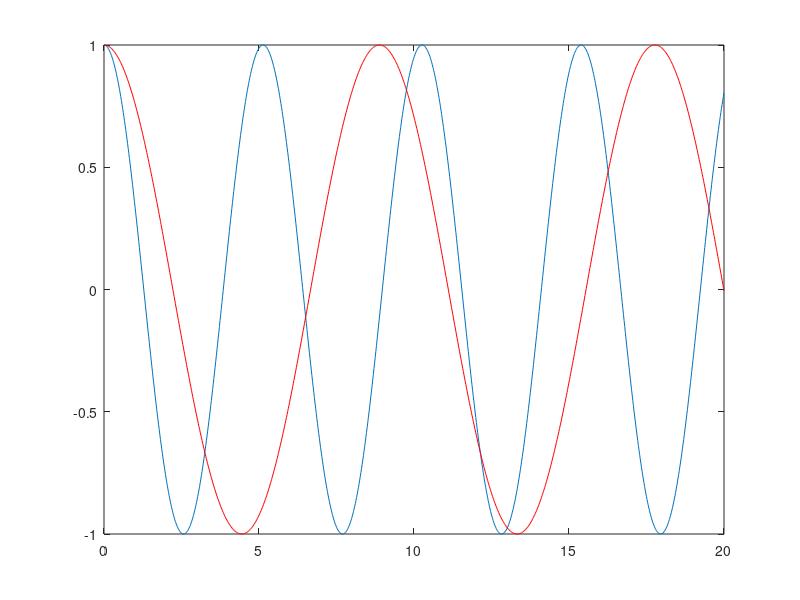
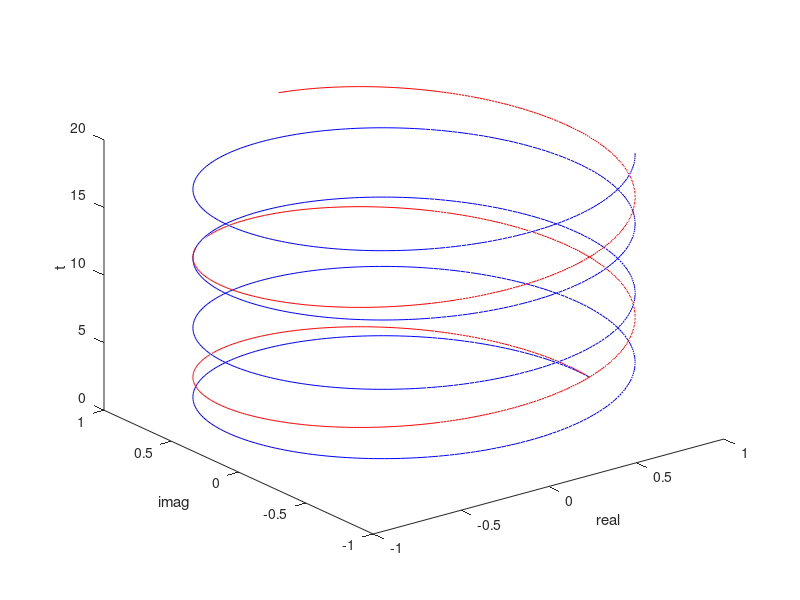
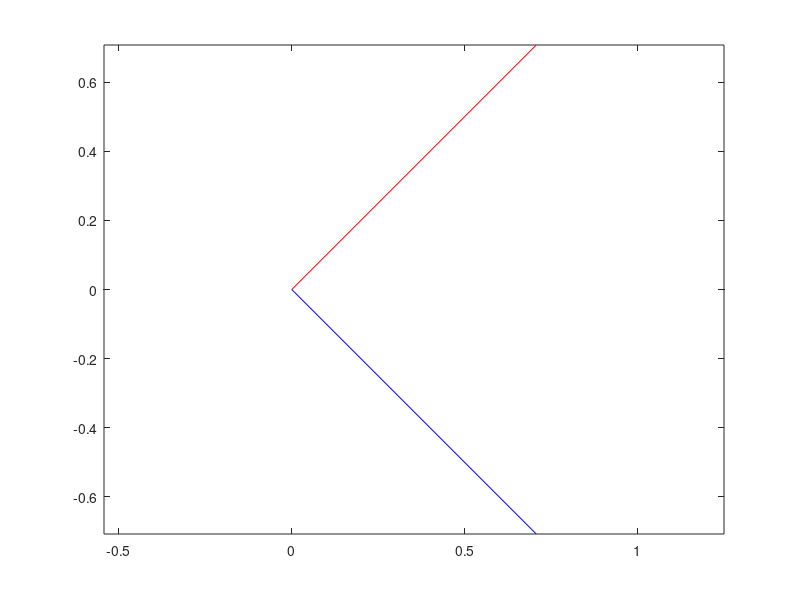
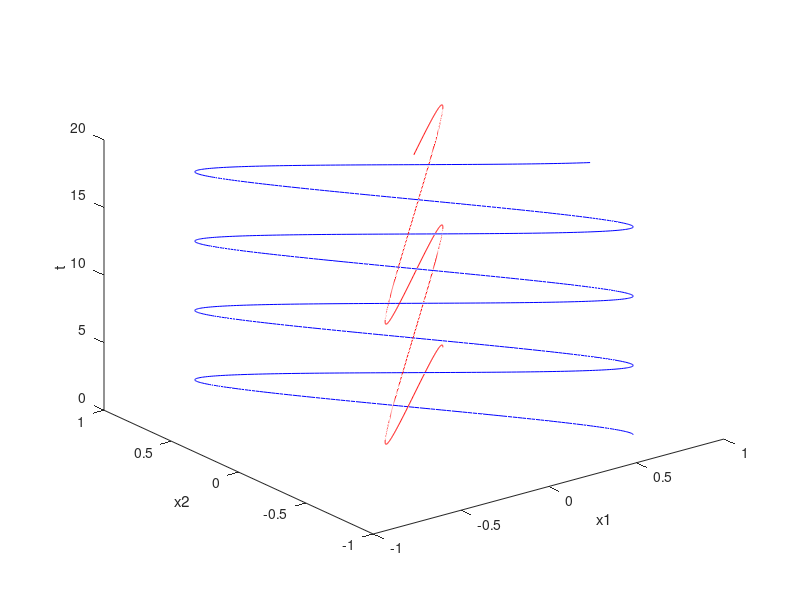

Write MATLAB code to recreate these figures, in order.
clear
clc
close all

m1 = 10;
m2 = 10;

k1 = 5;
k2 = 5;
k3 = 5;

M = [m1 0 ; 0 m2];

K = [k1 + k2 -k2 ; -k2 k2 + k3];

A = -inv(M)*K;

PHI = A^(1/2)

[V,L] = eig(PHI)

v1 = V(:,1)
v2 = V(:,2)
l1 = L(1,1)
l2 = L(2,2) 

tout = linspace(0,20,1000);

mode1 = exp(l1*tout);
mode2 = exp(l2*tout);

figure()
plot(tout,mode1)
hold on
plot(tout,mode2,'r-')

%%%3D plot with real and imaginary
figure()
plot3(real(mode1),imag(mode1),tout,'b-')
hold on
plot3(real(mode2),imag(mode2),tout,'r-')
xlabel('real')
ylabel('imag')
zlabel('t')

figure()
plot([0 v1(1)],[0 v1(2)],'b-')
hold on
plot([0 v2(1)],[0 v2(2)],'r-')
axis equal

%%%Part a
figure()
x1mode1 = v1(1)*exp(l1*tout);
x2mode1 = v1(2)*exp(l1*tout);
plot3(x1mode1,x2mode1,tout,'b-')
x1mode2 = v2(1)*exp(l2*tout);
x2mode2 = v2(2)*exp(l2*tout);
hold on
plot3(x1mode2,x2mode2,tout,'r-')
xlabel('x1')
ylabel('x2')
zlabel('t')

%%%%part c
figure()
plot(tout,x1mode1,'b-')
hold on
plot(tout,x2mode1,'b--')
plot(tout,x1mode2,'r-')
plot(tout,x2mode2,'r--')

%%%part b 
figure()
x1mode1 = v1(1)*exp(l1*tout);
x2zeros = x1mode1*0;
plot3(x1mode1,x2zeros,tout,'b-')
x1mode2 = v1(2)*exp(l2*tout);
hold on
plot3(x1mode2,x2zeros,tout,'r-')

%%%Pole Zero Map
figure()
plot(real(L(1,1)),imag(L(1,1)),'bx')
hold on
plot(real(L(1,1)),-imag(L(1,1)),'bx')

plot(real(L(2,2)),imag(L(2,2)),'rx')
plot(real(L(2,2)),-imag(L(2,2)),'rx')
xlim([-1 1])
